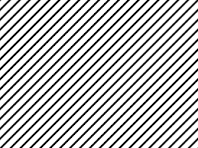
#> input picture lines.png, 198 x 148 px, found by its file name
$ python 'Line Detection.py'
#> lines starting #> are read from the running program, lines starting #| are printed output that depends on the picture; after the words box and inside, x2 and y2 are one past the last pixel; in counts of white or black regions, pixels touching at a corner belong together
import cv2
import numpy as np

image = cv2.imread('C:/Users/singh/Downloads/lines.png')
#> image is the input picture: shape (148, 198, 3); min 0, max 255, mean 188.8
gray = cv2.cvtColor(image, cv2.COLOR_BGR2GRAY)
edges = cv2.Canny(gray, 50, 150, apertureSize=3)
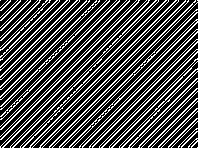
#> edges: shape (148, 198); 30% white in thin lines or dots
lines = cv2.HoughLinesP(
    edges,
    rho=2,
    theta=np.pi / 180,
    threshold=100,
    minLineLength=20,
    maxLineGap=5
)
#> lines = 46 rows, first 6: [2, 147, 149, 0], [49, 146, 195, 0], [30, 145, 175, 0], [1, 129, 129, 1], [0, 139, 139, 0], [82, 146, 197, 31]

line_list = []

if lines is not None:
    for points in lines:
        x1, y1, x2, y2 = points[0]
        cv2.line(image, (x1, y1), (x2, y2), (0, 255, 0), 2)
        line_list.append([(x1, y1), (x2, y2)])
#> this loop made 46 passes
#> (x1, y1, x2, y2) on passes 1 to 12: (2, 147, 149, 0), (49, 146, 195, 0), (30, 145, 175, 0), (1, 129, 129, 1), (0, 139, 139, 0), (82, 146, 197, 31), (1, 119, 119, 1), (148, 59, 197, 12), (92, 147, 197, 42), (89, 77, 145, 20), (59, 126, 116, 70), (13, 147, 61, 98)
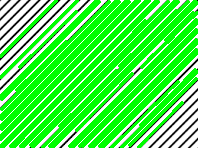
#> image: shape (148, 198, 3); mean B, G, R 75, 240.9, 75
#> after the loop, line_list = 46 items

cv2.imshow('Detected Lines', image)
cv2.waitKey(0)
cv2.destroyAllWindows()

$ run again, with chess camera calib.jpeg saved as lines.png
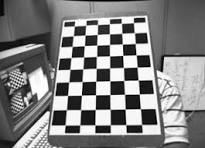
#> input picture chess camera calib.jpeg, 205 x 148 px, found by its file name
#> image is the input picture: shape (148, 205, 3); min 0, max 255, mean 130.3
#> `edges = cv2.Canny(gray, 50, 150, apertureSize=3)`:
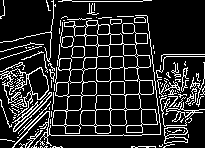
#> edges: shape (148, 205); 15.8% white in thin lines or dots
#> lines = 31 rows, first 6: [14, 95, 109, 95], [43, 125, 141, 125], [36, 69, 87, 69], [81, 81, 123, 81], [161, 56, 204, 56], [28, 107, 52, 107]
#> the loop `for points in lines:` made 31 passes
#> after the loop `for points in lines:`:
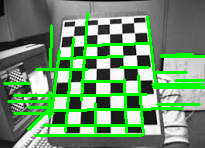
#> image: shape (148, 205, 3); 15.96% of pixels changed, all inside (x1, y1, x2, y2) = (3, 12, 205, 137)
#> after the loop `for points in lines:`: line_list = 31 items

$ run again, with circle.jpeg saved as lines.png
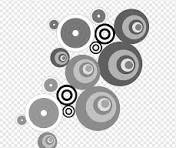
#> input picture circle.jpeg, 176 x 148 px, found by its file name
#> image is the input picture: shape (148, 176, 3); min 0, max 255, mean 208.4
#> `edges = cv2.Canny(gray, 50, 150, apertureSize=3)`:
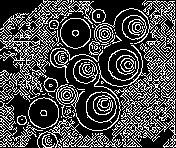
#> edges: shape (148, 176); 28.5% white in thin lines or dots
#> lines = 99 rows, first 6: [155, 139, 155, 1], [164, 103, 164, 1], [53, 128, 74, 128], [172, 146, 172, 1], [0, 91, 32, 91], [151, 137, 151, 41]
#> the loop `for points in lines:` made 99 passes
#> after the loop `for points in lines:`:
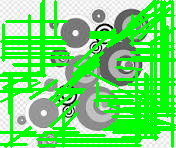
#> image: shape (148, 176, 3); mean B, G, R 109.9, 224.8, 109.9
#> after the loop `for points in lines:`: line_list = 99 items
